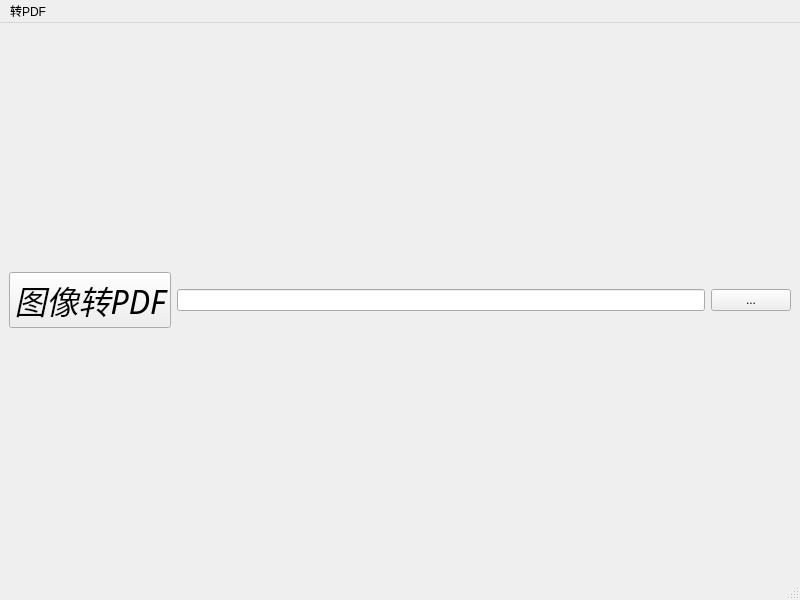
<?xml version="1.0" encoding="UTF-8"?>
<ui version="4.0">
    <class>MainWindow</class>
    <widget class="QMainWindow" name="MainWindow">
        <property name="geometry">
            <rect>
                <x>0</x>
                <y>0</y>
                <width>800</width>
                <height>600</height>
            </rect>
        </property>
        <property name="windowTitle">
            <string>MainWindow</string>
        </property>
        <widget class="QWidget" name="centralwidget">
            <layout class="QGridLayout" name="gridLayout">
                <item row="0" column="1">
                    <widget class="QLineEdit" name="figdir_path">
                        <property name="maximumSize">
                            <size>
                                <width>16777215</width>
                                <height>16777215</height>
                            </size>
                        </property>
                    </widget>
                </item>
                <item row="0" column="0">
                    <layout class="QHBoxLayout" name="horizontalLayout">
                        <item>
                            <widget class="QPushButton" name="fig2pdf">
                                <property name="font">
                                    <font>
                                        <family>得意黑</family>
                                        <pointsize>24</pointsize>
                                        <italic>true</italic>
                                    </font>
                                </property>
                                <property name="text">
                                    <string>图像转PDF</string>
                                </property>
                            </widget>
                        </item>
                    </layout>
                </item>
                <item row="0" column="2">
                    <widget class="QPushButton" name="path_browsing">
                        <property name="text">
                            <string>...</string>
                        </property>
                    </widget>
                </item>
            </layout>
        </widget>
        <widget class="QMenuBar" name="menubar">
            <property name="geometry">
                <rect>
                    <x>0</x>
                    <y>0</y>
                    <width>800</width>
                    <height>26</height>
                </rect>
            </property>
            <widget class="QMenu" name="menu_PDF">
                <property name="title">
                    <string>转PDF</string>
                </property>
            </widget>
            <addaction name="menu_PDF"/>
        </widget>
        <widget class="QStatusBar" name="statusbar"/>
    </widget>
    <resources/>
    <connections/>
</ui>
